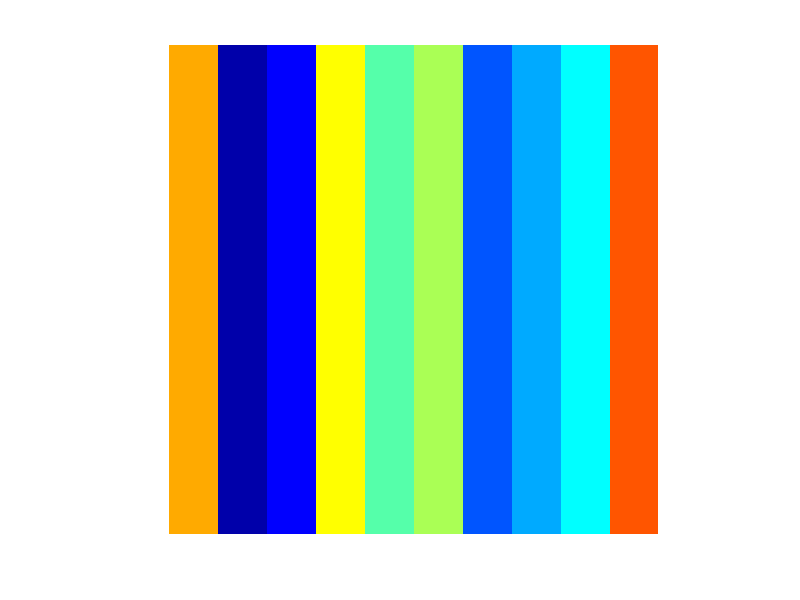

Recreate this plot in MATLAB. (Note: this script raises an error after producing the figure.)
%%% RemoteDataToolbox Copyright (c) 2015 The RemoteDataToolbox Team.
%
% This is a tutorial for working with the Remote Data Toolbox.
%
% This script shows how you might generate some data as part of a project
% and publish that data as an artifact to the project's Maven repository.
%
% This script uses a JSON file to configure the Remote Data Toolbox with
% things like the Url of the project's Maven repository.  This simplifies
% various calls to the Remote Data Toolbox functions.
%
% You probably don't want to store your project's repository credentials in
% a JSON file, because others would be able to read it.  So before
% publishing data, this script will prompt you to enter a password into a
% dialog window.  For this demo, use the user name "demo" and password
% "pa55w0rd".
%
% See the rdtExampleProjectReadData.m to see how to read data that's
% already been published.
%
% @ingroup examples

clear;
clc;

%% Generate an image.

% generate some random data and save it as an image.
row = 1 + floor((0:499) / 50);
indexes = repmat(row, 500, 1);
colors = jet(10);
colors = colors(randperm(10), :);
imageData = colors(indexes, :);
imageData = reshape(imageData, 500, 500, 3);
imageFile = fullfile(tempdir(), 'my-image.png');
imwrite(imageData, imageFile, 'png');

% view the image
imshow(imageFile)

%% Get repository configuration and credentials.

% cd to "project" folder so RemodeDataToolbox can locate JSON configuration
thisFolder = fileparts(which('rdtExampleProjectPublishData'));
cd(thisFolder);

% enter credentials (demo:pa55w0rd) to complete the configuration
configuration = rdtCredentialsDialog();

%% Publish the image as an artifact.

% each artifact must belong to a group, which is like a folder
groupId = 'project-demo';

% each artifact must have an artifactId, which is like a file name
artifactId = 'demo-image';

% each artifact must have a version, the default is version '1'
version = '42';

% supply the configuration, which now contains publishing credentials
artifact = rdtPublishArtifact(imageFile, ...
    groupId, ...
    artifactId, ...
    version, ...
    configuration);

%% See metadata about the new artifact!
disp(artifact)

%% Visit the new artifact on the web!

% Frmo the directory listing, click on png file and check that the image in
% the brwoser matches the image in the Matlab figure.
web(artifact.url, '-browser')
